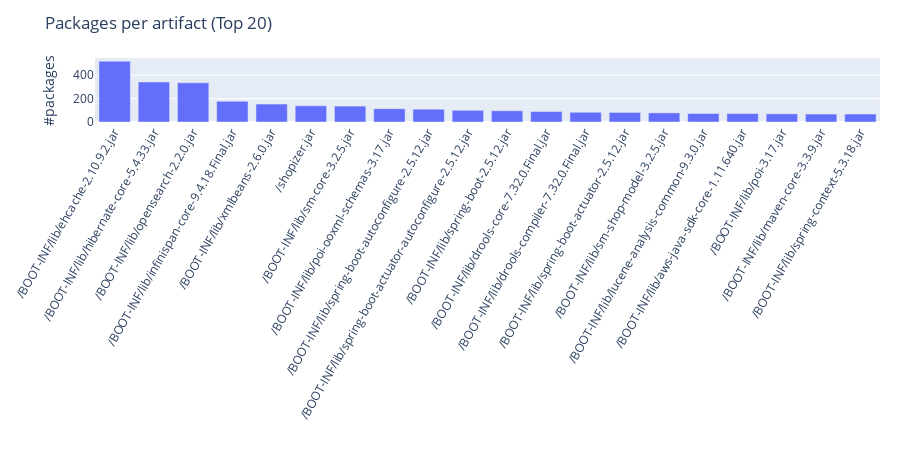

Notebook code cell kept with this figure:
### Code cell
# --- Packages per artifact (Top 20) ---
if not df_packages_per_artifact.empty:
    a = find_artifact_col(df_packages_per_artifact)
    v = find_numeric_col(df_packages_per_artifact, preferred=["numberOfPackages", "packages", "count", "value"])
    print("Detected columns (packages):", a, v)
    bar_smart_clean(df_packages_per_artifact, a, v, "Packages per artifact (Top 20)", "#packages", top_n=20)
else:
    print("[info] NumberOfPackagesPerArtifact.csv not found or empty.")

### Figure 1 — Plotly figure (JSON) as saved in the notebook; plotly's stock layout.template omitted (floating-point values rounded to 4 significant figures)
{"data": [{"hovertemplate": "=%{x}<br>#packages=%{y}<extra></extra>", "legendgroup": "", "marker": {"color": "#636efa", "pattern": {"shape": ""}}, "name": "", "orientation": "v", "showlegend": false, "textposition": "auto", "type": "bar", "x": ["/BOOT-INF/lib/ehcache-2.10.9.2.jar", "/BOOT-INF/lib/hibernate-core-5.4.33.jar", "/BOOT-INF/lib/opensearch-2.2.0.jar", "/BOOT-INF/lib/infinispan-core-9.4.18.Final.jar", "/BOOT-INF/lib/xmlbeans-2.6.0.jar", "/shopizer.jar", "/BOOT-INF/lib/sm-core-3.2.5.jar", "/BOOT-INF/lib/poi-ooxml-schemas-3.17.jar", "/BOOT-INF/lib/spring-boot-autoconfigure-2.5.12.jar", "/BOOT-INF/lib/spring-boot-actuator-autoconfigure-2.5.12.jar", "/BOOT-INF/lib/spring-boot-2.5.12.jar", "/BOOT-INF/lib/drools-core-7.32.0.Final.jar", "/BOOT-INF/lib/drools-compiler-7.32.0.Final.jar", "/BOOT-INF/lib/spring-boot-actuator-2.5.12.jar", "/BOOT-INF/lib/sm-shop-model-3.2.5.jar", "/BOOT-INF/lib/lucene-analysis-common-9.3.0.jar", "/BOOT-INF/lib/aws-java-sdk-core-1.11.640.jar", "/BOOT-INF/lib/poi-3.17.jar", "/BOOT-INF/lib/maven-core-3.3.9.jar", "/BOOT-INF/lib/spring-context-5.3.18.jar"], "xaxis": "x", "y": [520, 342, 335, 177, 153, 139, 136, 114, 110, 100, 96, 90, 83, 82, 78, 73, 72, 70, 68, 68], "yaxis": "y"}], "layout": {"barmode": "relative", "height": 450, "legend": {"tracegroupgap": 0}, "margin": {"b": 40, "l": 20, "r": 20, "t": 60}, "title": {"text": "Packages per artifact (Top 20)"}, "xaxis": {"anchor": "y", "domain": [0, 1], "tickangle": -60, "title": {"text": ""}}, "yaxis": {"anchor": "x", "domain": [0, 1], "title": {"text": "#packages"}}}}
